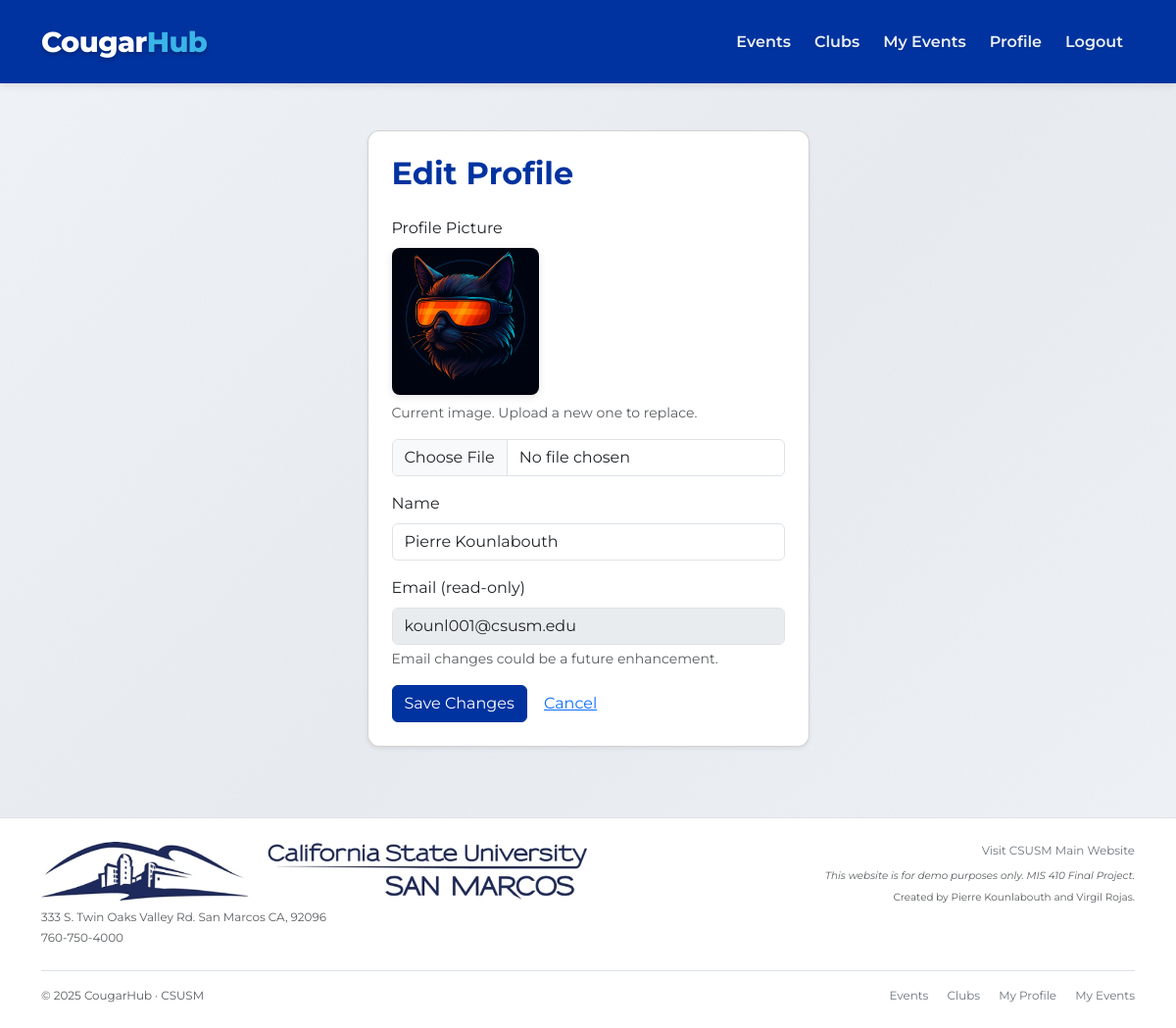
The app's page /profile/edit (signed in) with its own data.
### models.py (models this page shows)
class User(UserMixin, db.Model):
    __tablename__ = "user"
    id = db.Column(db.Integer, primary_key=True)
    name = db.Column(db.String(80), nullable=False)
    email = db.Column(db.String(120), unique=True, nullable=False)
    password_hash = db.Column(db.String(255), nullable=False)
    role = db.Column(db.String(20), default="student", nullable=False)
    profile_image_filename = db.Column(db.String(255), nullable=True)
    events_created = db.relationship("Event", backref="creator", lazy=True)
    rsvps = db.relationship(
        "RSVP",
        back_populates="user",
        cascade="all, delete-orphan"
    )
    clubs_owned = db.relationship(
        "Club",
        back_populates="owner",
        lazy=True
    )

### app.py (the view, shortened to what this page needs)
@app.route("/profile/edit", methods=["GET", "POST"])
@login_required
def edit_profile():
    form = ProfileForm(obj=current_user)
    return render_template("profile_edit.html", form=form)

### forms.py
class ProfileForm(FlaskForm):
    name = StringField("Name", validators=[DataRequired(), Length(max=80)])
    profile_image = FileField("Profile Picture (optional)", validators=[Optional(), FileAllowed(["jpg", "jpeg", "png", "gif"], "Images only!")])
    submit = SubmitField("Save Changes")

### app.py (called while the page is built)
@login_manager.user_loader
def load_user(user_id: str):
    return db.session.get(User, int(user_id))

### templates/profile_edit.html (shortened to what this page needs)
{% extends "base.html" %}
{% block content %}
<div class="row justify-content-center">
  <div class="col-md-6 col-lg-5">
    <div class="card shadow-sm p-4">
      <h2 class="mb-4 text-primary fw-bold">Edit Profile</h2>
      <form method="POST" enctype="multipart/form-data">
        <div class="mb-3">
          <label class="form-label">Profile Picture</label>
          <div class="mb-2">
            {% if current_user.profile_image_filename %}
              <div class="profile-image-preview">
                <img
                  src="{{ url_for('static', filename='uploads/profiles/' ~ current_user.profile_image_filename) }}"
                  alt="Profile picture">
              </div>
              <p class="text-muted small mt-2">Current image. Upload a new one to replace.</p>
            {% else %}
              <div class="alert alert-info" role="alert">
                No profile picture yet
              </div>
            {% endif %}
          </div>
          {{ form.profile_image(class="form-control") }}
        </div>
        <div class="mb-3">
          {{ form.name.label(class="form-label") }}
          {{ form.name(class="form-control") }}
        </div>
        <div class="mb-3">
          <label class="form-label">Email (read-only)</label>
          <input type="email" class="form-control" value="{{ current_user.email }}" disabled>
          <div class="form-text">
            Email changes could be a future enhancement.
          </div>
        </div>
        <button type="submit" class="btn btn-primary">
          Save Changes
        </button>
        <a href="{{ url_for('profile') }}" class="btn btn-link">
          Cancel
        </a>
      </form>
    </div>
  </div>
</div>
{% endblock %}

### static/css/styles.css (style rules this page uses)
body { background: linear-gradient(135deg, #f0f4f8 0%, #e8ecf1 50%, #f0f4f8 100%); background-attachment: fixed; font-family: 'Montserrat', sans-serif; position: relative; display: flex; flex-direction: column; min-height: 100vh; }
body::before { content: ''; position: fixed; top: 0; left: 0; width: 100%; height: 100%; pointer-events: none; z-index: -1; }
.navbar.bg-primary, .btn-primary, .btn-primary:active, .btn-primary:focus { background-color: #0033a0 !important; border-color: #0033a0 !important; }
input::placeholder, textarea::placeholder { color: #adb5bd !important; font-weight: 400; opacity: 1 !important; }
.text-primary { color: #0033a0 !important; }
.card { border-radius: 0.75rem; }
.profile-image-preview { width: 150px; height: 150px; border-radius: 0.5rem; overflow: hidden; box-shadow: 0 2px 8px rgba(0, 0, 0, 0.1); background-color: #f0f0f0; }
.profile-image-preview img { width: 100%; height: 100%; object-fit: cover; object-position: center; }
.card { transition: transform 0.3s ease, box-shadow 0.3s ease; }

### records on screen
User: profile_image_filename (picture), name "Pierre Kounlabouth", email "kounl001@csusm.edu"
